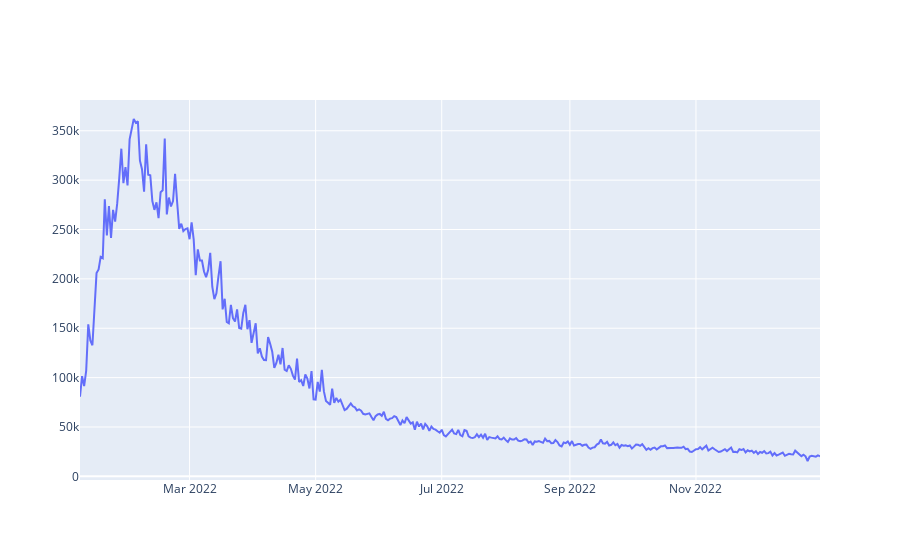

The cell this chart's notebook holds for it:
### Code cell
# 用plotly可视化曲线
import plotly.graph_objects as go
import pandas as pd
df = pd.read_csv('data.csv', delimiter=",")
# 转换日期格式
df['Date'] = pd.to_datetime(df['Date'])
df = df.sort_values(by='Date')
fig = go.Figure()
fig.add_trace(go.Scatter(x=df['Date'], y=df['Number of  reported results'],mode='lines',name='results'))
fig.show()

### Figure 1 — Plotly figure (JSON) as saved in the notebook; plotly's stock layout.template omitted (floating-point values rounded to 4 significant figures; data arrays with more than 128 entries replaced by an {"elided": "..."} marker saying what was removed)
{"data": [{"mode": "lines", "name": "results", "type": "scatter", "x": {"elided": "359 str values"}, "y": {"elided": "359 int values"}}], "layout": {}}
